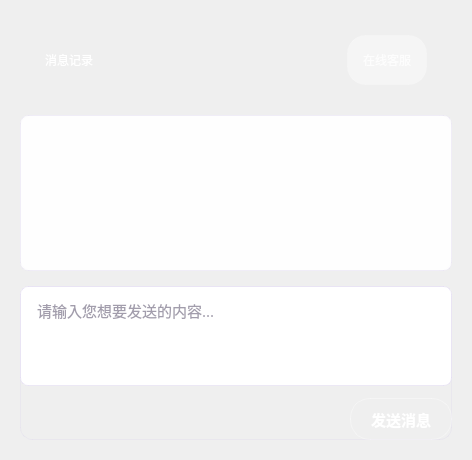
<?xml version="1.0" encoding="UTF-8"?>
<ui version="4.0">
 <class>ContactPage</class>
 <widget class="QWidget" name="ContactPage">
  <property name="geometry">
   <rect>
    <x>0</x>
    <y>0</y>
    <width>472</width>
    <height>460</height>
   </rect>
  </property>
  <property name="windowTitle">
   <string>联系我们</string>
  </property>
  <property name="styleSheet">
   <string notr="true">
QWidget {
    background: qlineargradient(spread:pad, x1:0, y1:0, x2:1, y2:1,
                stop:0 rgba(252, 250, 255, 255),
                stop:0.5 rgba(250, 247, 254, 255),
                stop:1 rgba(248, 245, 253, 255));
    font-family: &quot;Microsoft YaHei&quot;;
}
   </string>
  </property>
  <layout class="QVBoxLayout" name="verticalLayout">
   <property name="spacing">
    <number>15</number>
   </property>
   <property name="leftMargin">
    <number>20</number>
   </property>
   <property name="topMargin">
    <number>20</number>
   </property>
   <property name="rightMargin">
    <number>20</number>
   </property>
   <property name="bottomMargin">
    <number>20</number>
   </property>
   <item>
    <widget class="QWidget" name="widget_header" native="true">
     <property name="sizePolicy">
      <sizepolicy hsizetype="Preferred" vsizetype="Fixed">
       <horstretch>0</horstretch>
       <verstretch>0</verstretch>
      </sizepolicy>
     </property>
     <property name="minimumSize">
      <size>
       <width>0</width>
       <height>80</height>
      </size>
     </property>
     <property name="styleSheet">
      <string notr="true">
QWidget {
    background: qlineargradient(spread:pad, x1:0, y1:0, x2:1, y2:0,
                stop:0 rgba(189, 170, 233, 255),
                stop:0.3 rgba(195, 176, 238, 255),
                stop:0.7 rgba(201, 182, 243, 255),
                stop:1 rgba(207, 188, 248, 255));
    border-radius: 15px;
    box-shadow: 0px 2px 8px rgba(189, 170, 233, 0.12);
}
      </string>
     </property>
     <layout class="QHBoxLayout" name="horizontalLayout_header">
      <property name="spacing">
       <number>15</number>
      </property>
      <property name="leftMargin">
       <number>25</number>
      </property>
      <property name="topMargin">
       <number>15</number>
      </property>
      <property name="rightMargin">
       <number>25</number>
      </property>
      <property name="bottomMargin">
       <number>15</number>
      </property>
      <item>
       <widget class="QLabel" name="label_title">
        <property name="styleSheet">
         <string notr="true">
QLabel {
    font: bold 18pt &quot;Microsoft YaHei&quot;;
    color: rgba(255, 255, 255, 250);
    background: transparent;
    text-shadow: 1px 1px 2px rgba(0, 0, 0, 0.08);
}
         </string>
        </property>
        <property name="text">
         <string>消息记录</string>
        </property>
       </widget>
      </item>
      <item>
       <spacer name="horizontalSpacer">
        <property name="orientation">
         <enum>Qt::Orientation::Horizontal</enum>
        </property>
        <property name="sizeHint" stdset="0">
         <size>
          <width>40</width>
          <height>20</height>
         </size>
        </property>
       </spacer>
      </item>
      <item>
       <widget class="QLabel" name="label_status">
        <property name="styleSheet">
         <string notr="true">
QLabel {
    font: 12pt &quot;Microsoft YaHei&quot;;
    color: rgba(255, 255, 255, 200);
    background: rgba(255, 255, 255, 100);
    padding: 8px 15px;
    border-radius: 18px;
    border: 1px solid rgba(255, 255, 255, 30);
}
         </string>
        </property>
        <property name="text">
         <string>在线客服</string>
        </property>
        <property name="alignment">
         <set>Qt::AlignmentFlag::AlignCenter</set>
        </property>
       </widget>
      </item>
     </layout>
    </widget>
   </item>
   <item>
    <widget class="QWidget" name="widget" native="true">
     <property name="sizePolicy">
      <sizepolicy hsizetype="Preferred" vsizetype="Expanding">
       <horstretch>0</horstretch>
       <verstretch>1</verstretch>
      </sizepolicy>
     </property>
     <property name="styleSheet">
      <string notr="true">
QWidget {
    background: rgba(255, 255, 255, 180);
    border: 1px solid rgba(189, 170, 233, 20);
    border-radius: 12px;
    padding: 15px;
}
      </string>
     </property>
     <layout class="QVBoxLayout" name="verticalLayout_3">
      <property name="spacing">
       <number>0</number>
      </property>
      <property name="leftMargin">
       <number>0</number>
      </property>
      <property name="topMargin">
       <number>0</number>
      </property>
      <property name="rightMargin">
       <number>0</number>
      </property>
      <property name="bottomMargin">
       <number>0</number>
      </property>
      <item>
       <widget class="QTextEdit" name="textEdit_2">
        <property name="styleSheet">
         <string notr="true">
QTextEdit {
    background: rgba(255, 255, 255, 220);
    border: 1px solid rgba(189, 170, 233, 30);
    border-radius: 8px;
    padding: 10px;
    font: 11pt &quot;Microsoft YaHei&quot;;
    color: rgb(85, 75, 105);
}

QScrollBar:vertical {
    background: rgba(245, 242, 250, 200);
    width: 8px;
    border-radius: 4px;
    margin: 0px;
}

QScrollBar::handle:vertical {
    background: qlineargradient(spread:pad, x1:0, y1:0, x2:1, y2:0,
                stop:0 rgba(189, 170, 233, 100),
                stop:1 rgba(201, 182, 243, 100));
    border-radius: 4px;
    min-height: 20px;
}

QScrollBar::handle:vertical:hover {
    background: qlineargradient(spread:pad, x1:0, y1:0, x2:1, y2:0,
                stop:0 rgba(189, 170, 233, 130),
                stop:1 rgba(201, 182, 243, 130));
}
         </string>
        </property>
        <property name="readOnly">
         <bool>true</bool>
        </property>
       </widget>
      </item>
     </layout>
    </widget>
   </item>
   <item>
    <widget class="QWidget" name="widget_2" native="true">
     <property name="sizePolicy">
      <sizepolicy hsizetype="Preferred" vsizetype="Fixed">
       <horstretch>0</horstretch>
       <verstretch>0</verstretch>
      </sizepolicy>
     </property>
     <property name="styleSheet">
      <string notr="true">QWidget {

    border: 1px solid rgba(189, 170, 233, 30);
    border-radius: 12px;
    padding: 15px;
}
      </string>
     </property>
     <layout class="QVBoxLayout" name="verticalLayout_2">
      <property name="spacing">
       <number>12</number>
      </property>
      <property name="leftMargin">
       <number>0</number>
      </property>
      <property name="topMargin">
       <number>0</number>
      </property>
      <property name="rightMargin">
       <number>0</number>
      </property>
      <property name="bottomMargin">
       <number>0</number>
      </property>
      <item>
       <widget class="QTextEdit" name="textEdit">
        <property name="sizePolicy">
         <sizepolicy hsizetype="Expanding" vsizetype="Fixed">
          <horstretch>0</horstretch>
          <verstretch>0</verstretch>
         </sizepolicy>
        </property>
        <property name="maximumSize">
         <size>
          <width>16777215</width>
          <height>100</height>
         </size>
        </property>
        <property name="font">
         <font>
          <family>Microsoft YaHei</family>
          <pointsize>11</pointsize>
          <italic>false</italic>
          <bold>false</bold>
         </font>
        </property>
        <property name="styleSheet">
         <string notr="true">
QTextEdit {
    background: rgba(255, 255, 255, 250);
    border: 1px solid rgba(189, 170, 233, 50);
    border-radius: 8px;
    padding: 8px 12px;
    font: 11pt &quot;Microsoft YaHei&quot;;
    color: rgb(70, 60, 90);
}

QTextEdit:focus {
    border: 2px solid rgba(189, 170, 233, 100);
    background: rgba(255, 255, 255, 255);
}

QScrollBar:vertical {
    background: rgba(245, 242, 250, 200);
    width: 6px;
    border-radius: 3px;
    margin: 0px;
}

QScrollBar::handle:vertical {
    background: rgba(189, 170, 233, 80);
    border-radius: 3px;
    min-height: 15px;
}
         </string>
        </property>
        <property name="placeholderText">
         <string>请输入您想要发送的内容...</string>
        </property>
       </widget>
      </item>
      <item>
       <layout class="QHBoxLayout" name="horizontalLayout_bottom">
        <property name="spacing">
         <number>10</number>
        </property>
        <item>
         <spacer name="horizontalSpacer_2">
          <property name="orientation">
           <enum>Qt::Orientation::Horizontal</enum>
          </property>
          <property name="sizeHint" stdset="0">
           <size>
            <width>40</width>
            <height>20</height>
           </size>
          </property>
         </spacer>
        </item>
        <item>
         <widget class="QPushButton" name="pushButton">
          <property name="minimumSize">
           <size>
            <width>100</width>
            <height>42</height>
           </size>
          </property>
          <property name="font">
           <font>
            <family>Microsoft YaHei</family>
            <pointsize>11</pointsize>
            <italic>false</italic>
            <bold>true</bold>
           </font>
          </property>
          <property name="styleSheet">
           <string notr="true">
QPushButton {
    background: qlineargradient(spread:pad, x1:0, y1:0, x2:1, y2:1,
                stop:0 rgba(189, 170, 233, 255),
                stop:0.5 rgba(195, 176, 238, 255),
                stop:1 rgba(201, 182, 243, 255));
    border: 1px solid rgba(255, 255, 255, 90);
    border-radius: 20px;
    font: bold 11pt &quot;Microsoft YaHei&quot;;
    color: white;
    padding: 8px 20px;
    text-shadow: 0px 1px 1px rgba(0, 0, 0, 0.08);
}

QPushButton:hover {
    background: qlineargradient(spread:pad, x1:0, y1:0, x2:1, y2:1,
                stop:0 rgba(195, 176, 238, 255),
                stop:0.5 rgba(201, 182, 243, 255),
                stop:1 rgba(207, 188, 248, 255));
    border: 1px solid rgba(255, 255, 255, 110);
    transform: translateY(-1px);
    box-shadow: 0px 4px 15px rgba(189, 170, 233, 0.2);
}

QPushButton:pressed {
    background: qlineargradient(spread:pad, x1:0, y1:0, x2:1, y2:1,
                stop:0 rgba(179, 160, 223, 255),
                stop:0.5 rgba(189, 170, 233, 255),
                stop:1 rgba(195, 176, 238, 255));
    border: 1px solid rgba(255, 255, 255, 70);
    transform: translateY(0px);
    box-shadow: 0px 2px 8px rgba(189, 170, 233, 0.25);
}
           </string>
          </property>
          <property name="text">
           <string>发送消息</string>
          </property>
         </widget>
        </item>
       </layout>
      </item>
     </layout>
    </widget>
   </item>
  </layout>
 </widget>
 <resources/>
 <connections/>
</ui>
